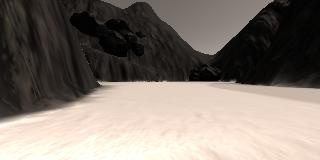
#> input picture 5-the perception step/Reading-color-images/sample.jpg, 320 x 160 px
$ python hamed.py
#> lines starting #> are read from the running program, lines starting #| are printed output that depends on the picture
import matplotlib.pyplot as plt
import matplotlib.image as mpimg
import numpy as np

# Read in the image
# There are six more images available for reading
# called sample1-6.jpg, feel free to experiment with the others!
image_name = 'sample.jpg'
image = mpimg.imread(image_name)
#> image is the input picture: shape (160, 320, 3); mean R, G, B 128.4, 119, 110.8
# [12 lines of commented-out code are left out]

red_channel = np.copy(image)
#print (red_channel[0][1])
#print (red_channel[159][319])
#print (red_channel.shape[0])

for row in range(red_channel.shape[0]):
    for col in range(red_channel.shape[1]):
        a = (red_channel[row][col])
        for i in range(3):
            if (a[i] > 160):
                a[i] = 255
            else:
                a[i] = 0
        #print (a[0:3])
#red_channel[:,:,[0,1,2]] = 0 # Zero out the green and blue channels

red_channel1 = np.copy(image)
print (red_channel1[:,:,1])
#> (printed output is left out)
red_channel2 = np.zeros_like(red_channel1[:,:,2])
if [(red_channel1[:,:,0] > 160) \
                & (red_channel1[:,:,1] > 160) \
                & (red_channel1[:,:,2] > 160)]:
    red_channel1[:,:,[0,1,2]] = 255
#> red_channel1: shape (160, 320, 3); every value is 255
else:
    red_channel1[:,:,[0,1,2]] = 0
#print (red_channel1)
#print (red_channel1[:,:,1])
test = np.copy(image)
test[:,:,[2]]
fig = plt.figure(figsize=(12,3)) # Create a figure for plotting
plt.subplot(131) # Initialize subplot number 1 in a figure that is 3 columns 1 row
plt.imshow(red_channel) # Plot the red channel
plt.subplot(132) # Initialize subplot number 2 in a figure that is 3 columns 1 row
plt.imshow(red_channel1)  # Plot the green channel
plt.show()
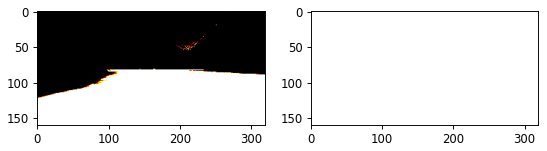
#> figure drawn by matplotlib, 2 panels
